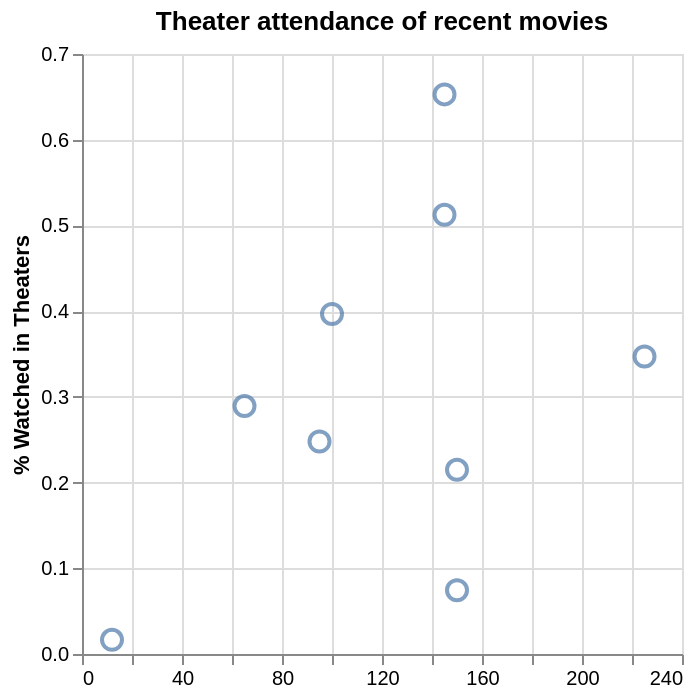

Here is the notebook cell this chart was saved with:
### Code cell
radio = alt.binding_radio(options = ['Budget (Millions USD)', 'RT Critics Score (%)', 'RT Audience Score (%)'],
                                   labels = ['Budget (Millions USD)', 'RT Critic Score', 'RT Audience Score'],
                                   name = 'x Axis: ')

selection = alt.param(name = 'x_col', value='Budget (Millions USD)', bind = radio)
chart = alt.Chart(merged).mark_point(size=100).add_params(selection).transform_calculate(
    x_choice = 'datum[x_col]').encode(
    y = '% Watched in Theaters:Q',
    tooltip = ['Movie:N', '% Watched in Theaters:Q', 'x_choice:Q'],
    x=alt.X('x_choice:Q', title='')
).properties(title='Theater attendance of recent movies')
chart

### Figure 1 — Vega-Lite specification as saved in the notebook (floating-point values rounded to 4 significant figures)
{"config": {"view": {"continuousWidth": 300, "continuousHeight": 300}}, "data": {"name": "data-c9d994e4ef29d399d25c4b364b585508"}, "mark": {"type": "point", "size": 100}, "encoding": {"tooltip": [{"field": "Movie", "type": "nominal"}, {"field": "% Watched in Theaters", "type": "quantitative"}, {"field": "x_choice", "type": "quantitative"}], "x": {"field": "x_choice", "title": "", "type": "quantitative"}, "y": {"field": "% Watched in Theaters", "type": "quantitative"}}, "params": [{"name": "x_col", "bind": {"input": "radio", "options": ["Budget (Millions USD)", "RT Critics Score (%)", "RT Audience Score (%)"], "labels": ["Budget (Millions USD)", "RT Critic Score", "RT Audience Score"], "name": "x Axis: "}, "value": "Budget (Millions USD)"}], "title": "Theater attendance of recent movies", "transform": [{"calculate": "datum[x_col]", "as": "x_choice"}], "$schema": "https://vega.github.io/schema/vega-lite/v6.1.0.json", "datasets": {"data-c9d994e4ef29d399d25c4b364b585508": [{"Movie": "Wicked", "% Watched in Theaters": 0.5124, "Budget (Millions USD)": 145, "RT Critics Score (%)": 88, "RT Audience Score (%)": 95}, {"Movie": "Zootopia 2", "% Watched in Theaters": 0.2149, "Budget (Millions USD)": 150, "RT Critics Score (%)": 93, "RT Audience Score (%)": 96}, {"Movie": "Sinners", "% Watched in Theaters": 0.2479, "Budget (Millions USD)": 95, "RT Critics Score (%)": 97, "RT Audience Score (%)": 97}, {"Movie": "Oppenheimer", "% Watched in Theaters": 0.3967, "Budget (Millions USD)": 100, "RT Critics Score (%)": 93, "RT Audience Score (%)": 91}, {"Movie": "Superman", "% Watched in Theaters": 0.3471, "Budget (Millions USD)": 225, "RT Critics Score (%)": 82, "RT Audience Score (%)": 96}, {"Movie": "No Other Choice", "% Watched in Theaters": 0.01653, "Budget (Millions USD)": 12, "RT Critics Score (%)": 97, "RT Audience Score (%)": 93}, {"Movie": "One Battle After Another", "% Watched in Theaters": 0.07438, "Budget (Millions USD)": 150, "RT Critics Score (%)": 94, "RT Audience Score (%)": 88}, {"Movie": "Marty Supreme", "% Watched in Theaters": 0.2893, "Budget (Millions USD)": 65, "RT Critics Score (%)": 93, "RT Audience Score (%)": 83}, {"Movie": "Barbie", "% Watched in Theaters": 0.6529, "Budget (Millions USD)": 145, "RT Critics Score (%)": 88, "RT Audience Score (%)": 83}]}}
